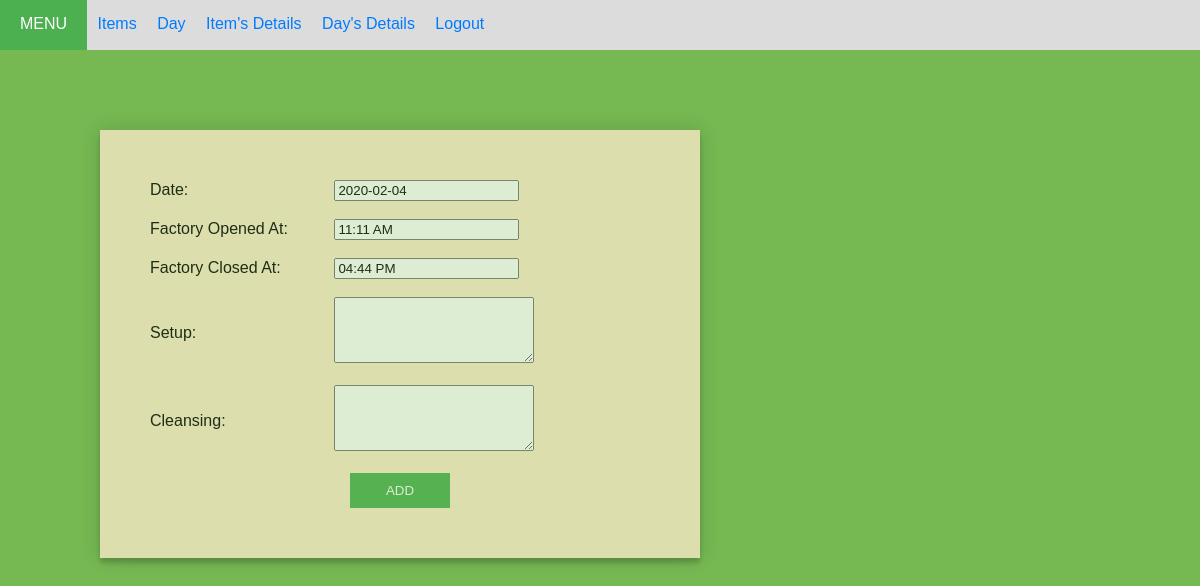
Page /edit_day/28 (signed in) on the earlier database version.
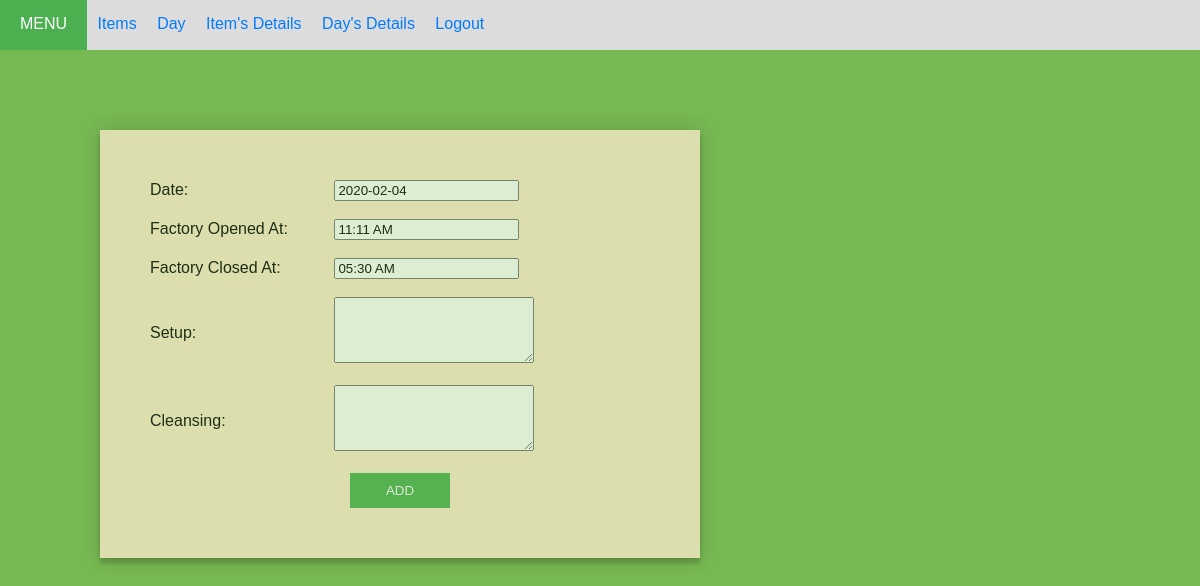
Same page on the later database version.
### cal/models.py (models this page shows, shortened)
class days(models.Model):
    date = models.DateField(default = date.today, unique=True)
    fact_open_time = models.TimeField(default="10:00 AM")
    fact_close_time = models.TimeField(default="10:00 PM", blank=True, null=True)
    setup = models.TextField(max_length=1000, blank=True, null=True)
    cleansing = models.TextField(max_length=1000, blank=True, null=True)
    user_id = models.ForeignKey(User, on_delete=models.CASCADE, null=True)

### cal/views.py (the view)
# urls.py: path('edit_day/<id>', views.edit_day, name='edit_day'),
@login_required(login_url='login')
def edit_day(request, id=None):
    instance = get_object_or_404(days, id=id )
    form = DaysForm(request.POST or None , instance = instance )
    if form.is_valid():
        instance = form.save(commit =  False)
        instance.save()
        messages.success(request, "Days's Details are updated!", extra_tags='edit_day')
        return redirect('todays_detail')
    else:
        return render(request, 'day.html', {'form':form})

### cal/forms.py
class DaysForm(forms.ModelForm):
    class Meta:
        model = days
        fields = ['date', 'fact_open_time', 'fact_close_time', 'setup', 'cleansing']

### cal/templates/day.html (shortened to what this page needs)
{% load crispy_forms_tags %}
{% load static %}
<!DOCTYPE html>
<html lang="en">
    <head>
        <link href="{% static 'css/day.css' %}" type="text/css" rel="stylesheet">
    </head>
    <body>
        <header>
            <div>
            <nav class="nav">
                <a class="menu">MENU</a>
                <a class="nav-item" href="{% url 'home' %}">Items</a>
                <a class="nav-item" href="{% url 'day' %}">Day</a>
                <a class="nav-item" href="{% url 'show' %}">Item's Details</a>
                <a class="nav-item" href="{% url 'todays_detail' %}">Day's Details</a>
                <a class="nav-item" href="{% url 'logout' %}">Logout</a>
            </nav>
            </div>
        </header>
        <div class="container">
            <form method="post" id="DaysForm">
                <div>
                    <label for="date">Date:</label>
                    {{ form.date }}
                </div>
                <br>
                <div>
                    <label for="fact_open_time">Factory Opened At:</label>
                    {{ form.fact_open_time }}
                </div>
                <br>
                <div>
                    <label for="fact_close_time">Factory Closed At:</label>
                    {{ form.fact_close_time }}
                </div>
                <br>
                <div>
                    <label for="setup" class="setuplabel">Setup:</label>
                    {{ form.setup }}
                </div>
                <br>
                <div>
                    <label for="cleansing" class="cleansinglabel">Cleansing:</label>
                    {{ form.cleansing }}
                </div>
                <br>
                <button type="submit">Add</button>
        </form>
        </div>
    </body>
</html>

Differences in the rows shown:
changed days "11:11 AM": fact_close_time "04:44 PM" → "05:30 AM"
